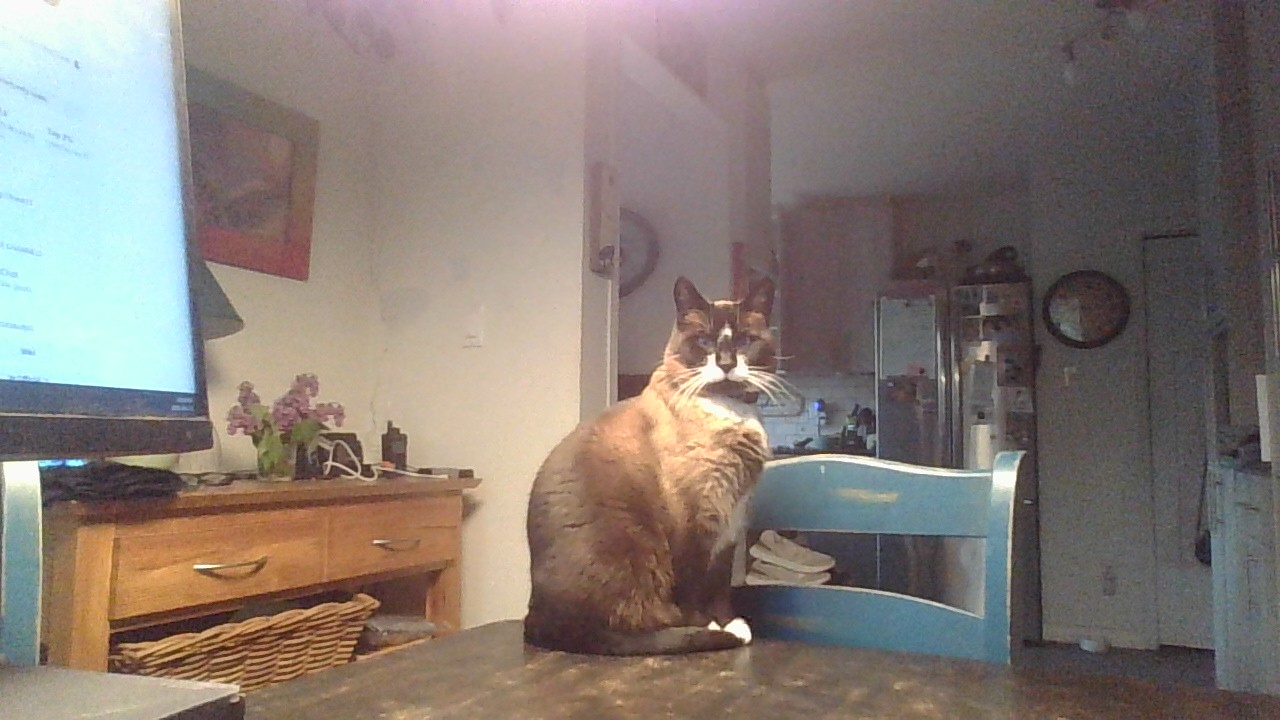
#> input picture demoFiles/cat.jpg, 1280 x 720 px, found by its file name
$ python Thresh.py
#> lines starting #> are read from the running program, lines starting #| are printed output that depends on the picture; after the words box and inside, x2 and y2 are one past the last pixel; in counts of white or black regions, pixels touching at a corner belong together
import cv2 as cv
import os
import numpy as np
import matplotlib.pyplot as plt


def thresholding():
    root = os.getcwd()
    imgPath = os.path.join(root, 'demoFiles\\cat.jpg')
    img = cv.imread(imgPath)
#> img is the input picture: shape (720, 1280, 3); mean B, G, R 116.5, 122.9, 133.6
    imgGray = cv.cvtColor(img, cv.COLOR_BGR2GRAY)
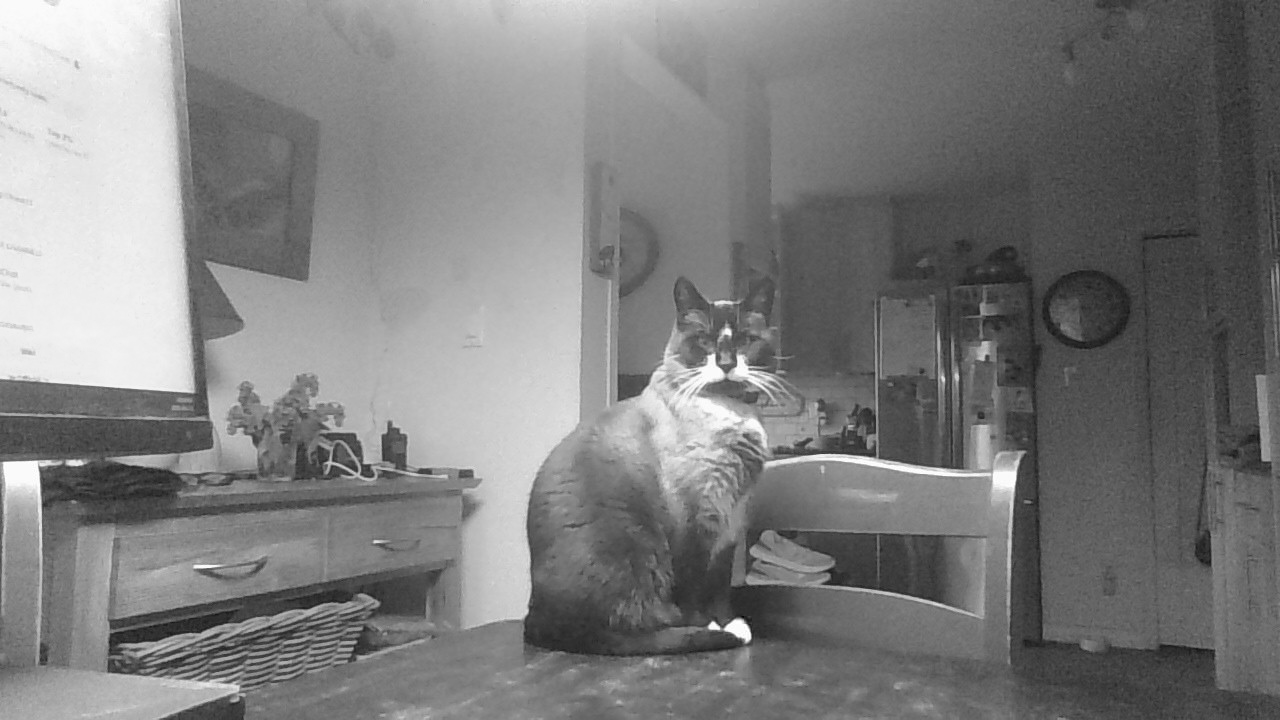
#> imgGray: shape (720, 1280); min 3, max 255, mean 125.4

    hist = cv.calcHist([imgGray], [0], None, [256], [0,256])
#> hist = 256 values, max 8697 at index 73, min 0 at index 0, mean 3600
    plt.figure()
    plt.plot(hist)
    plt.xlabel('bins')
    plt.ylabel('# of pixels')
    plt.show()
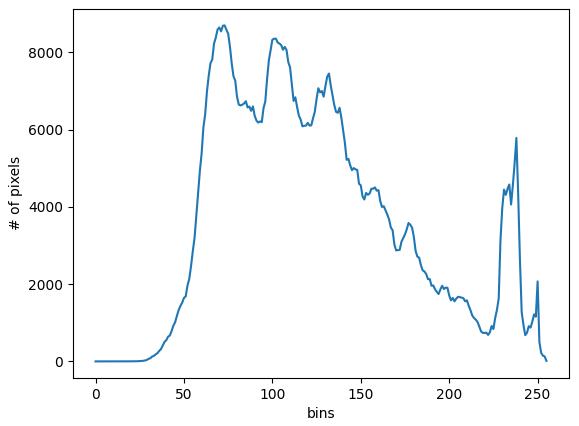
#> figure drawn by matplotlib, 1 panel; curve peaks at x = 73, y = 8697

    threshOpt = [cv.THRESH_BINARY, cv.THRESH_BINARY_INV, cv.THRESH_TOZERO, cv.THRESH_TOZERO_INV, cv.THRESH_TRUNC]
    threshNames = ['binary', 'binaryInv', 'toZero', 'toZeroInv', 'trunc']

    plt.figure()
    plt.subplot(231)
    plt.imshow(imgGray, cmap='gray')

    for i in range(len(threshOpt)):
        plt.subplot(2,3,i+2)
        _, imgThresh = cv.threshold(imgGray, 100, 255, threshOpt[i])
        plt.imshow(imgThresh, cmap='gray')
        plt.title(threshNames[i])
#> this loop made 5 passes
#> pass 1, in thresholding, `_, imgThresh = cv.threshold(imgGray, 100, 255, threshOpt[i])`:
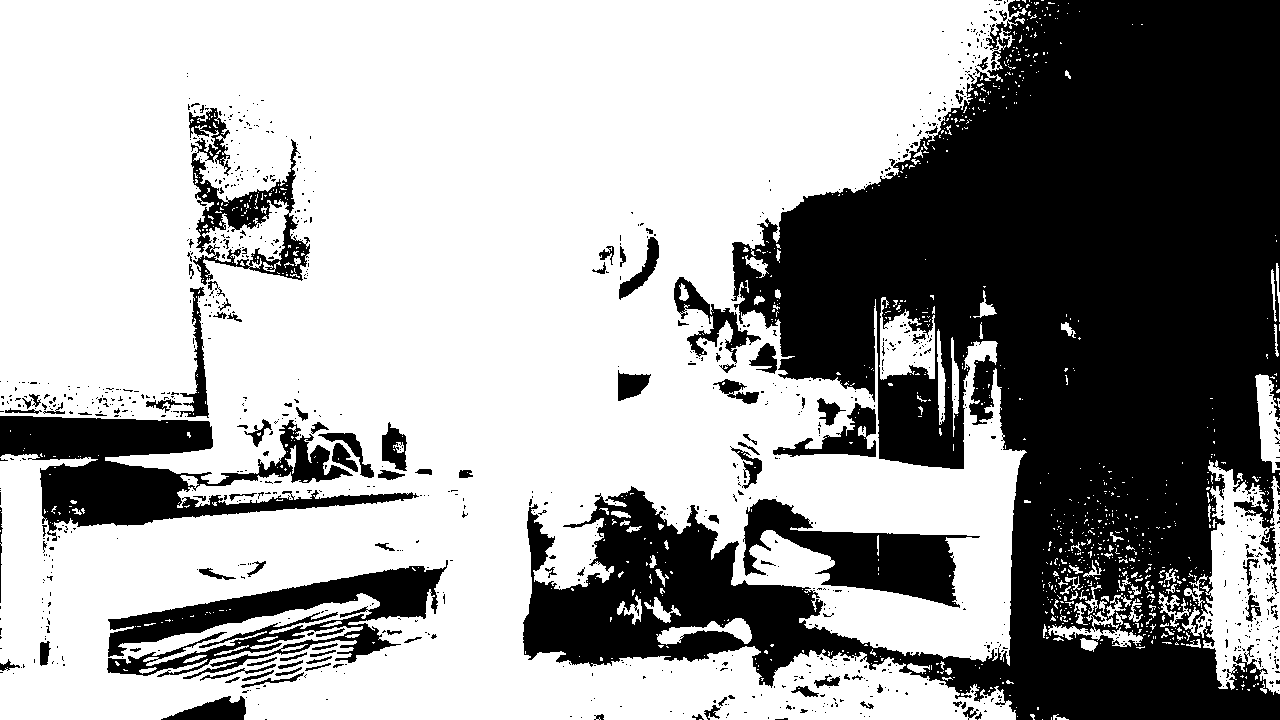
#> imgThresh: shape (720, 1280); 63.2% white; 1030 black regions (918 under 20 px), largest, box (x1, y1, x2, y2) and area: (523, 0, 1280, 720) 266434, (0, 416, 419, 541) 20839, (107, 560, 448, 679) 14527
#> pass 3, in thresholding, `_, imgThresh = cv.threshold(imgGray, 100, 255, threshOpt[i])`:
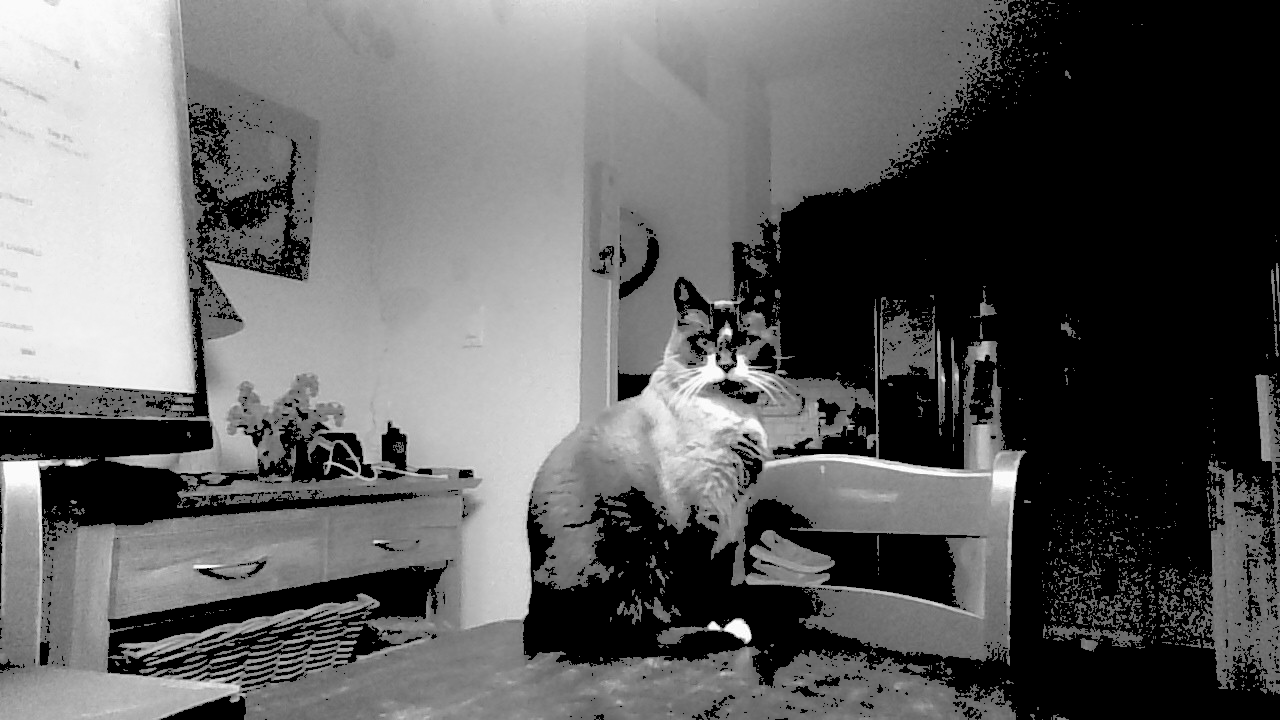
#> imgThresh: shape (720, 1280); min 0, max 255, mean 97.3


    plt.show()
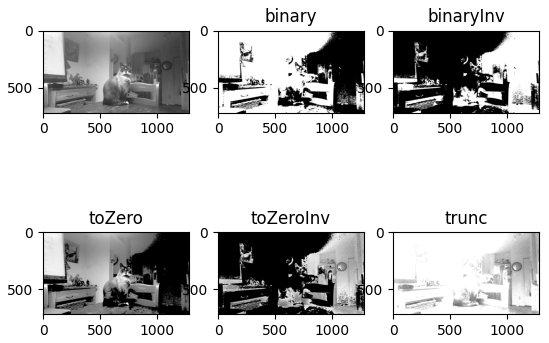
#> figure drawn by matplotlib, 6 panels

if __name__ == '__main__':
    thresholding()

$ run again, with demoFiles/lion.jpg copied over demoFiles/cat.jpg
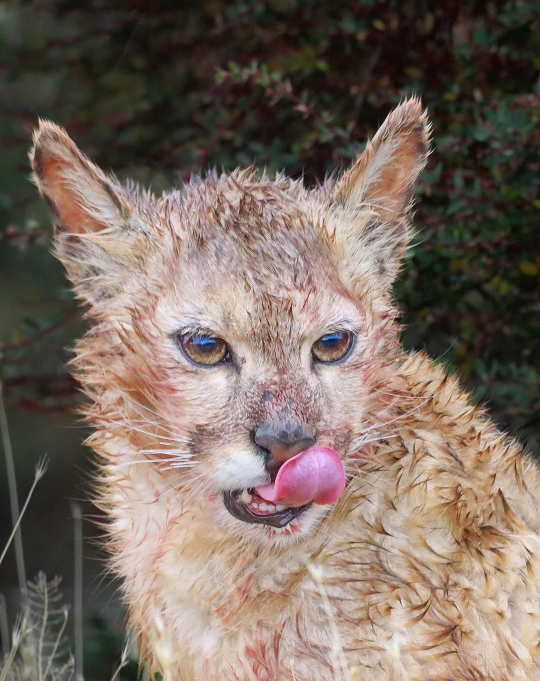
#> input picture demoFiles/lion.jpg, 1080 x 1361 px, found by its file name (shown at 1/2 size)
#> in thresholding, img is the input picture: shape (1361, 1080, 3); mean B, G, R 97.1, 107.3, 122.2
#> hist = 256 values, max 15874 at index 37, min 0 at index 0, mean 5741.7
#> the loop in thresholding, `for i in range(len(threshOpt)):` made 5 passes
#> pass 1, in thresholding, `_, imgThresh = cv.threshold(imgGray, 100, 255, threshOpt[i])`:
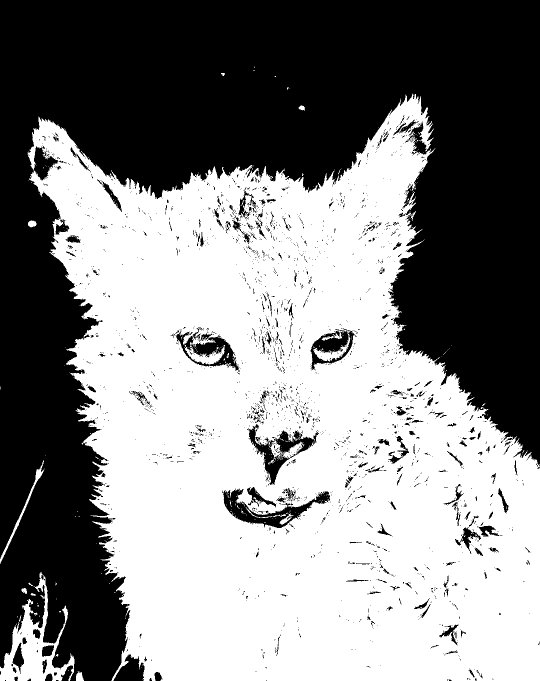
#> imgThresh: shape (1361, 1080) (shown at 1/2 size); 52.9% white; 2365 black regions (2140 under 20 px), largest, box (x1, y1, x2, y2) and area: (0, 0, 1080, 1361) 649312, (446, 977, 660, 1056) 5069, (498, 848, 638, 970) 4463
#> pass 3, in thresholding, `_, imgThresh = cv.threshold(imgGray, 100, 255, threshOpt[i])`:
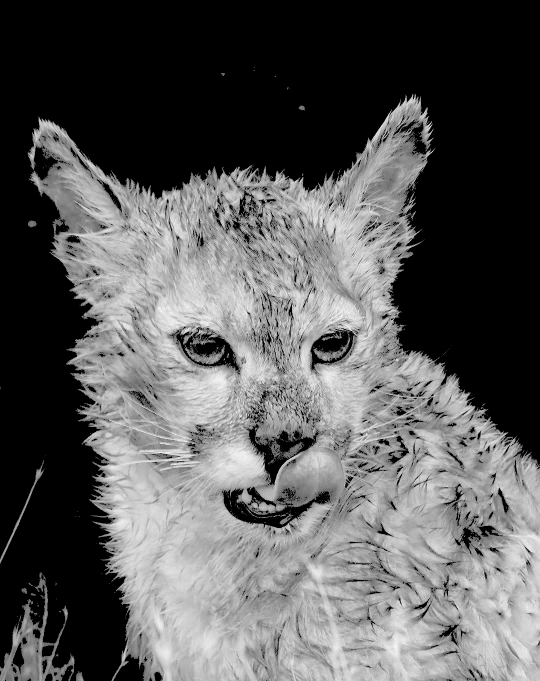
#> imgThresh: shape (1361, 1080) (shown at 1/2 size); min 0, max 254, mean 89.5

$ run again, with demoFiles/Harris.png saved as demoFiles/cat.jpg
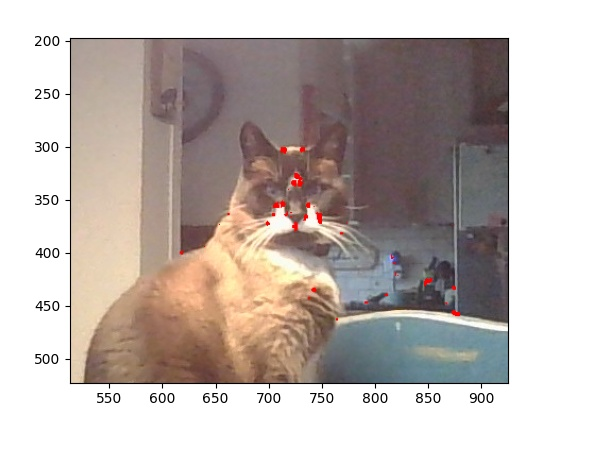
#> input picture demoFiles/Harris.png, 603 x 456 px, found by its file name
#> in thresholding, img is the input picture: shape (456, 603, 3); mean B, G, R 177.4, 182, 192
#> hist = 256 values, max 115156 at index 255, min 3 at index 38, mean 1074.1
#> the loop in thresholding, `for i in range(len(threshOpt)):` made 5 passes
#> pass 1, in thresholding, `_, imgThresh = cv.threshold(imgGray, 100, 255, threshOpt[i])`:
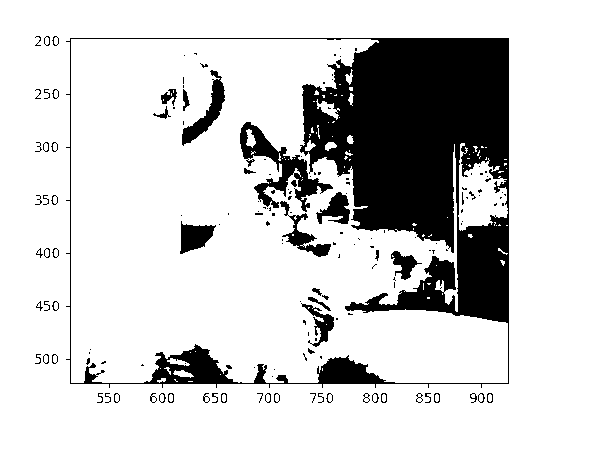
#> imgThresh: shape (456, 603); 81.6% white; 160 black regions (99 under 20 px), largest, box (x1, y1, x2, y2) and area: (66, 38, 509, 388) 42249, (240, 122, 333, 212) 2359, (182, 70, 225, 146) 953
#> pass 3, in thresholding, `_, imgThresh = cv.threshold(imgGray, 100, 255, threshOpt[i])`:
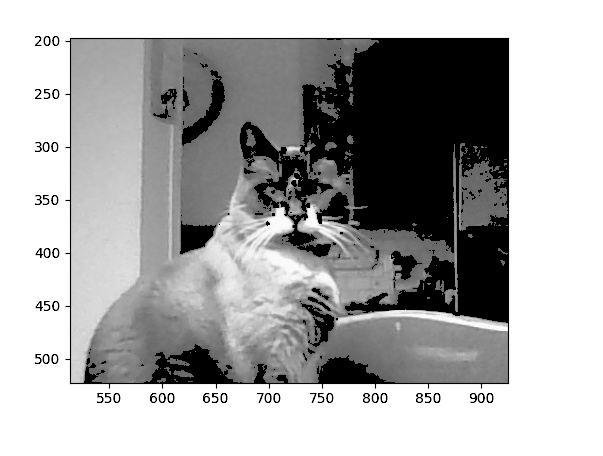
#> imgThresh: shape (456, 603); min 0, max 255, mean 169.6

$ run again, with demoFiles/Hough.png saved as demoFiles/cat.jpg
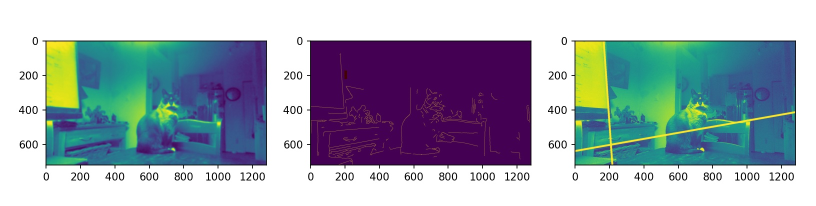
#> input picture demoFiles/Hough.png, 1632 x 412 px, found by its file name (shown at 1/2 size)
#> in thresholding, img is the input picture: shape (412, 1632, 3); mean B, G, R 179.9, 168.8, 159.1
#> in thresholding, `imgGray = cv.cvtColor(img, cv.COLOR_BGR2GRAY)`:
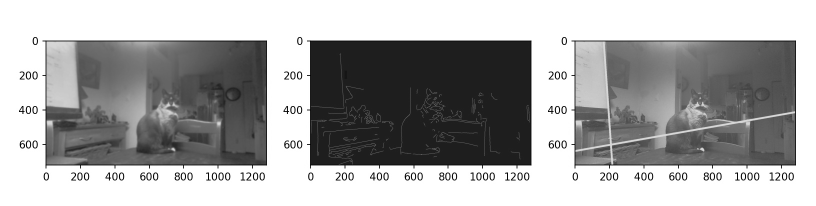
#> imgGray: shape (412, 1632) (shown at 1/2 size); min 0, max 255, mean 167.1
#> hist = 256 values, max 312182 at index 255, min 18 at index 234, mean 2626.5
#> the loop in thresholding, `for i in range(len(threshOpt)):` made 5 passes
#> pass 3, in thresholding, `_, imgThresh = cv.threshold(imgGray, 100, 255, threshOpt[i])`:
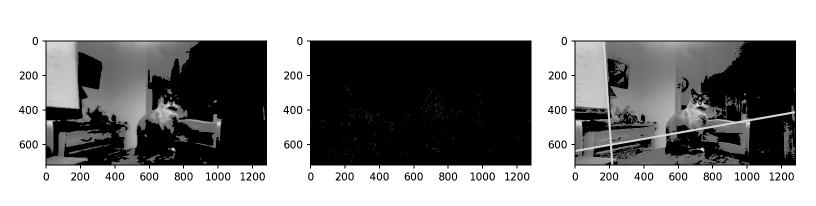
#> imgThresh: shape (412, 1632) (shown at 1/2 size); min 0, max 255, mean 148.3
